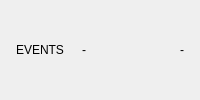
          <widget class="QFrame" name="footer">
            <property name="role" stdset="0"><string>panel</string></property>
            <layout class="QHBoxLayout" name="layout_44">
              <property name="spacing"><number>18</number></property>
              <property name="leftMargin"><number>16</number></property>
              <property name="topMargin"><number>8</number></property>
              <property name="rightMargin"><number>16</number></property>
              <property name="bottomMargin"><number>8</number></property>
              <item>
                <widget class="QLabel" name="cap_events">
                  <property name="text"><string>EVENTS</string></property>
                  <property name="role" stdset="0"><string>caption</string></property>
                </widget>
              </item>
              <item>
                <widget class="QLabel" name="lbl_events">
                  <property name="text"><string>-</string></property>
                  <property name="role" stdset="0"><string>mono dim</string></property>
                </widget>
              </item>
              <item>
                <spacer name="spacer_38">
                  <property name="orientation"><enum>Qt::Horizontal</enum></property>
                  <property name="sizeHint"><size><width>0</width><height>0</height></size></property>
                </spacer>
              </item>
              <item>
                <widget class="QLabel" name="lbl_rt">
                  <property name="text"><string>-</string></property>
                  <property name="role" stdset="0"><string>mono dim</string></property>
                </widget>
              </item>
            </layout>
          </widget>
